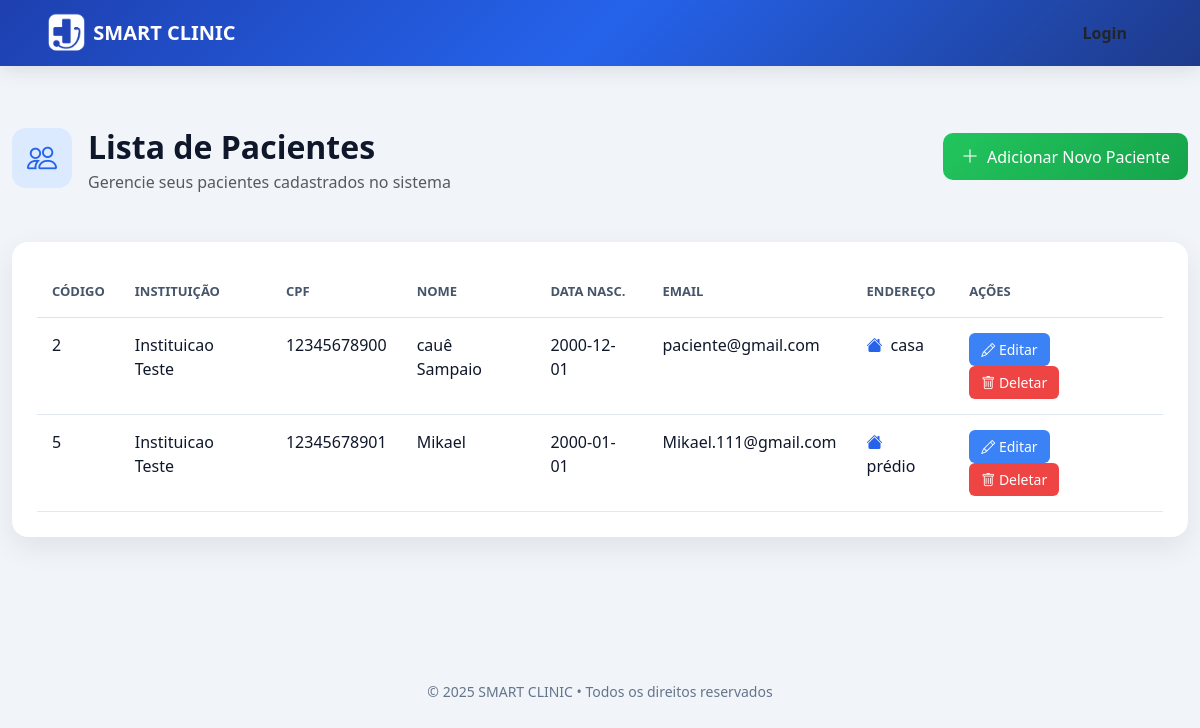
Page /Frontend/paciente.php on the committed database.
### tables this page shows
CREATE TABLE `paciente` (
  `cod` int(11) NOT NULL,
  `fk_instituicao_cod` int(11) DEFAULT NULL,
  `cpf` varchar(11) NOT NULL,
  `nome` varchar(100) NOT NULL,
  `data_nascimento` date NOT NULL,
  `email` varchar(100) DEFAULT NULL,
  `senha` varchar(100) DEFAULT NULL,
  `endereco` varchar(200) DEFAULT NULL
);

CREATE TABLE `instituicao` (
  `cod` int(11) NOT NULL,
  `cnpj` varchar(20) DEFAULT NULL,
  `logo` varchar(200) NOT NULL,
  `email` varchar(100) NOT NULL,
  `senha` varchar(100) NOT NULL,
  `nome` varchar(100) NOT NULL,
  `telefone` varchar(20) NOT NULL,
  `endereco` varchar(200) NOT NULL,
  `status` varchar(20) NOT NULL
);

### Backend/controller/Database.php (called while the page is built)
<?php
class Database {
    private static $instance = null;
    public static function getConnection() {
        if (self::$instance === null) {
            $host = '127.0.0.1';
            $db   = 'smartclinic';
            $user = 'root';
            $pass = '';
            $charset = 'utf8mb4';
            $dsn = "mysql:host=$host;dbname=$db;charset=$charset";
            $options = [
                PDO::ATTR_ERRMODE => PDO::ERRMODE_EXCEPTION,
                PDO::ATTR_DEFAULT_FETCH_MODE => PDO::FETCH_ASSOC,
                PDO::ATTR_EMULATE_PREPARES => false,
            ];
            self::$instance = new PDO($dsn, $user, $pass, $options);
        }
        return self::$instance;
    }
}

### Backend/controller/PacienteController.php (called while the page is built, shortened)
<?php
require_once $_SERVER['DOCUMENT_ROOT'] . '/SmartClinic-A/Backend/dao/PacienteDAO.php';
class PacienteController extends BaseController {
    private $dao;
    public function __construct() {
        $this->dao = new PacienteDAO();
    }
    public function getAll() {
        return $this->dao->getAll();
    }
}

### Backend/dao/BaseDAO.php (called while the page is built, shortened)
<?php
require_once $_SERVER['DOCUMENT_ROOT'] . '/SmartClinic-A/Backend/controller/Database.php';
class BaseDAO {
    public function __construct() {
        $this->db = Database::getConnection();
    }
}

### Backend/dao/PacienteDAO.php (called while the page is built, shortened)
<?php
require_once $_SERVER['DOCUMENT_ROOT'] . '/SmartClinic-A/Backend/dao/BaseDAO.php';
class PacienteDAO extends BaseDAO {
    public function getAll() {
        $stmt = $this->db->query('SELECT p.*, i.nome as instituicao_nome FROM paciente p LEFT JOIN instituicao i ON p.fk_instituicao_cod = i.cod');
        return $stmt->fetchAll();
    }
}

### Frontend/paciente.php (the view, shortened to what this page needs)
<?php
require_once $_SERVER['DOCUMENT_ROOT'] . '/SmartClinic-A/Backend/controller/PacienteController.php';
$controller = new PacienteController();
$action = $_GET['action'] ?? 'list';
?>
<?php require_once __DIR__ . '/navbar.php'; ?>
<!DOCTYPE html>
<html lang="pt-BR">
<head>
<link href="https://cdn.jsdelivr.net/npm/bootstrap@5.3.2/dist/css/bootstrap.min.css" rel="stylesheet">
<link href="https://cdn.jsdelivr.net/npm/bootstrap-icons@1.11.1/font/bootstrap-icons.css" rel="stylesheet">
</head>
<body>
<?php renderNavbar(); ?>
<section class="py-5">
<div class="container-lg" style="max-width: 1200px;">
<?php if ($action == 'list') { ?>
<div class="d-flex justify-content-between align-items-start mb-5">
    <div class="d-flex align-items-start gap-3">
        <div style="background: #dbeafe; width: 60px; height: 60px; border-radius: 14px; display: flex; align-items: center; justify-content: center;">
            <i class="bi bi-people" style="font-size: 30px; color: var(--azul);"></i>
        </div>
        <div>
            <h2 class="title mb-1">Lista de Pacientes</h2>
            <p class="text-muted mb-0">Gerencie seus pacientes cadastrados no sistema</p>
        </div>
    </div>
    <a href="paciente.php?action=create" class="btn btn-verde d-flex align-items-center gap-2" style="margin-top: 5px;">
        <i class="bi bi-plus-lg" style="font-size: 18px;"></i> Adicionar Novo Paciente
    </a>
</div>
<div class="card-modern">
<div class="table-responsive">
<table class="table table-modern mb-0">
<thead style="background: #f1f5f9;">
<tr>
    <th style="padding: 15px; font-weight: 600; color: #475569; font-size: 13px; text-transform: uppercase;">CÓDIGO</th>
    <th style="padding: 15px; font-weight: 600; color: #475569; font-size: 13px; text-transform: uppercase;">INSTITUIÇÃO</th>
    <th style="padding: 15px; font-weight: 600; color: #475569; font-size: 13px; text-transform: uppercase;">CPF</th>
    <th style="padding: 15px; font-weight: 600; color: #475569; font-size: 13px; text-transform: uppercase;">NOME</th>
    <th style="padding: 15px; font-weight: 600; color: #475569; font-size: 13px; text-transform: uppercase;">DATA NASC.</th>
    <th style="padding: 15px; font-weight: 600; color: #475569; font-size: 13px; text-transform: uppercase;">EMAIL</th>
    <th style="padding: 15px; font-weight: 600; color: #475569; font-size: 13px; text-transform: uppercase;">ENDEREÇO</th>
    <th style="padding: 15px; font-weight: 600; color: #475569; font-size: 13px; text-transform: uppercase;">AÇÕES</th>
</tr>
</thead>
<tbody>
<?php
$pacientes = $controller->getAll();
foreach ($pacientes as $pac) {
    echo "<tr style='border-bottom: 1px solid #e2e8f0;'>";
    echo "<td style='padding: 15px; color: #0f172a; font-weight: 500;'>{$pac['cod']}</td>";
    echo "<td style='padding: 15px; color: #0f172a;'>{$pac['instituicao_nome']}</td>";
    echo "<td style='padding: 15px; color: #0f172a;'>{$pac['cpf']}</td>";
    echo "<td style='padding: 15px; color: #0f172a; font-weight: 500;'>{$pac['nome']}</td>";
    echo "<td style='padding: 15px; color: #0f172a;'>{$pac['data_nascimento']}</td>";
    echo "<td style='padding: 15px; color: #0f172a;'>{$pac['email']}</td>";
    echo "<td style='padding: 15px; color: #0f172a;'><i class='bi bi-house-fill' style='color: var(--azul); margin-right: 8px;'></i>{$pac['endereco']}</td>";
    echo "<td style='padding: 15px;'>
        <a href='?action=edit&id={$pac['cod']}' class='btn btn-sm me-2' style='background: #3b82f6; color: white; border: none; border-radius: 6px; padding: 6px 12px;'>
            <i class='bi bi-pencil' style='font-size: 14px;'></i> Editar
        </a>
        <form method='POST' style='display:inline;'>
            <input type='hidden' name='delete_id' value='{$pac['cod']}'>
            <button class='btn btn-sm' style='background: #ef4444; color: white; border: none; border-radius: 6px; padding: 6px 12px;'>
                <i class='bi bi-trash' style='font-size: 14px;'></i> Deletar
            </button>
        </form>
    </td>";
    echo "</tr>";
}
?>
</tbody>
</table>
</div>
</div>
<?php } ?>
</div>
</section>
<footer class="text-center py-5 mt-5">
<p style="color: #64748b; font-size: 14px;">© 2025 SMART CLINIC • Todos os direitos reservados</p>
</footer>
</body>
</html>

### Frontend/navbar.php (shortened to what this page needs)
<?php
if (!function_exists('renderNavbar')) {
    function renderNavbar(): void {
        $role = $_SESSION['role'] ?? null;
        $brandLink = '#';
        $serviceButton = ['href' => 'agendamento.php', 'icon' => 'bi bi-calendar-check', 'label' => 'Agendar Consulta'];
        $dropdownLinks = [];
        echo '<nav class="navbar navbar-expand-lg navbar-dark fixed-top" style="background: linear-gradient(135deg, #1e40af 0%, #2563eb 50%, #1e3a8a 100%); box-shadow: 0 4px 20px rgba(0,0,0,0.1);">';
        echo '<div class="container-fluid px-5">';
        echo '<a class="navbar-brand fw-bold d-flex align-items-center" href="' . $brandLink . '">';
        echo '<img src="../img/logob.png" alt="Logo" class="me-2" style="height: 40px;">';
        echo 'SMART CLINIC';
        echo '</a>';
        echo '<div class="ms-auto d-flex gap-3 align-items-center">';
        if ($role === 'paciente' || $role === 'medico') {
            echo '<div class="dropdown">';
            echo '<button class="btn btn-link text-white text-decoration-none d-flex align-items-center gap-2" type="button" id="dropdownMenuButton" data-bs-toggle="dropdown" aria-expanded="false" style="font-weight: 500;">';
            echo '<i class="bi bi-gear" style="font-size: 20px;"></i>';
            echo 'Gerenciar Dados';
            echo '<i class="bi bi-chevron-down" style="font-size: 16px;"></i>';
            echo '</button>';
            echo '<ul class="dropdown-menu dropdown-menu-end" aria-labelledby="dropdownMenuButton">';
            foreach ($dropdownLinks as $link) {
                echo '<li><a class="dropdown-item" href="' . $link['href'] . '"><i class="' . $link['icon'] . ' me-2"></i>' . $link['label'] . '</a></li>';
            }
            echo '<li><hr class="dropdown-divider"></li>';
            echo '<li><a class="dropdown-item" href="logout.php"><i class="bi bi-box-arrow-right me-2"></i>Sair</a></li>';
            echo '</ul>';
            echo '</div>';
            echo '<a href="' . $serviceButton['href'] . '" class="btn btn-light rounded-pill px-4 d-flex align-items-center gap-2" style="font-weight: 500;">';
            echo '<i class="' . $serviceButton['icon'] . '" style="font-size: 18px;"></i>';
            echo $serviceButton['label'];
            echo '</a>';
        } else {
            echo '<a href="login.php" class="btn btn-azul fw-semibold px-4 rounded-pill">Login</a>';
        }
        echo '</div>';
        echo '</div>';
        echo '</nav>';
    }
}

### Frontend/paciente.php (style rules this page uses)
:root { --azul: #2563eb; --azul-escuro: #1e40af; --verde: #22c55e; --fundo: #f1f5f9; }
body { background: var(--fundo); padding-top: 80px; font-family: 'Segoe UI', sans-serif; }
.navbar { background: linear-gradient(90deg, var(--azul), var(--azul-escuro)); box-shadow: 0 4px 20px rgba(0,0,0,0.1); }
.card-modern { background: white; border-radius: 16px; padding: 25px; box-shadow: 0 10px 30px rgba(0,0,0,0.08); }
.title { font-weight: 600; color: #0f172a; }
.btn-verde { background: linear-gradient(135deg, #22c55e, #16a34a); border: none; color: white; border-radius: 10px; padding: 10px 18px; transition: 0.2s; }
.table-modern thead { background: #f1f5f9; }
.table-modern th { color: #475569; }
footer { background: transparent; color: #64748b; }

### rows in the picture
paciente: cod "2", fk_instituicao_cod.nome "Instituicao Teste", cpf "12345678900", nome "cauê Sampaio", data_nascimento "2000-12-01", email "paciente@gmail.com", endereco "casa"
paciente: cod "5", fk_instituicao_cod.nome "Instituicao Teste", cpf "12345678901", nome "Mikael", data_nascimento "2000-01-01", email "Mikael.111@gmail.com", endereco "prédio"
